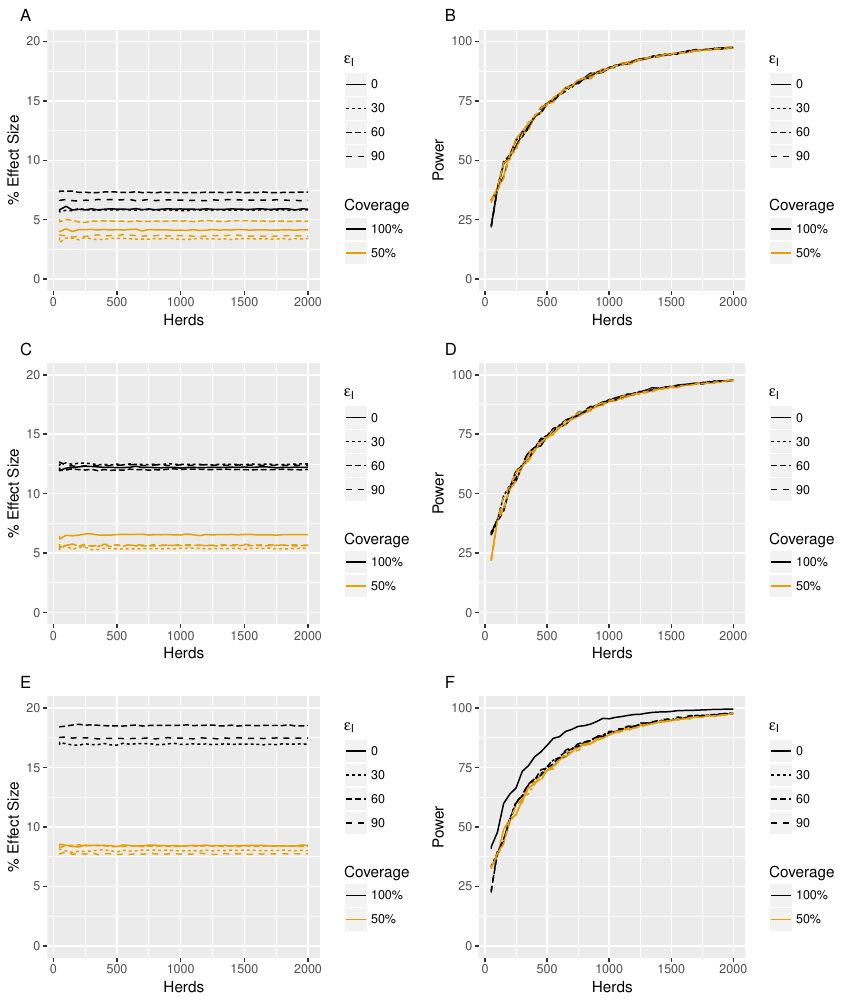

Write R code to recreate this figure.
require(ggplot2)
require(grid)
require(gridExtra)

load('../../simulations/Persistence/SORI/VEISweepSORIP.RData')

SweepByHerdP <-function(casesW,casesM,control,nherds)
{

#ARV = numeric(10000)

ARV = sapply(rep(nherds,10000),function(x,casesW,casesM,control)
{
i<-sample(1:length(casesW),x,replace=TRUE)
k<-sample(1:length(casesM),x,replace=TRUE)
j<-sample(1:length(control),x,replace=TRUE)
return(cbind(mean(control[j]-casesW[i]),mean(control[j]-casesM[k])))
},casesW=casesW,casesM=casesM,control=control)

MeffectW = mean(sample(control,1000000,replace=T)-sample(casesW,1000000,replace=TRUE))
MeffectM = mean(sample(control,1000000,replace=T)-sample(casesM,1000000,replace=TRUE))

power <- numeric(2)

power[1]=mean(ARV[1,] > (MeffectW - 0.05) & ARV[1,] < (MeffectW + 0.05))
power[2]=mean(ARV[2,] > (MeffectM - 0.05) & ARV[2,] < (MeffectM + 0.05))

effectW=quantile(ARV[1,],c(0.025,0.5,0.975))
effectM=quantile(ARV[2,],c(0.025,0.5,0.975))
effect=rbind(effectW,effectM)
return(data.frame(median=rowMeans(ARV),lower=effect[,1],upper=effect[,3],power=power))
}

source('PowerHerdLevelDurationVES30.R')
source('PowerHerdLevelDurationVES60.R')
source('PowerHerdLevelDurationVES90.R')

save.image('PaperFigure5.RData')

# Colour blind palette with grey:
cbPaletteG <- c("#999999", "#E69F00", "#56B4E9", "#009E73", "#F0E442", "#0072B2", "#D55E00", "#CC79A7")
    
# Colour blind palette with black:
cbPaletteB <- c("#000000", "#E69F00", "#56B4E9", "#009E73", "#F0E442", "#0072B2", "#D55E00", "#CC79A7")



p1=(ggplot(df30,aes(x=Herds,y=100*power,linetype=VEI,col=coverage)) + geom_line()  +  scale_x_continuous('Herds') + scale_y_continuous('Power',limits=c(0.0,100)))+ guides(linetype = guide_legend(order=1,title=expression(epsilon[I])),colour=guide_legend(order=2,title='Coverage'))+ scale_colour_manual(values=cbPaletteB) 
p2=(ggplot(df30,aes(x=Herds,y=100*median,ymin=lower,ymax=upper,linetype=VEI,col=coverage)) + geom_line()  +  scale_x_continuous('Herds') + scale_y_continuous('% Effect Size',limits=c(0,20)))+ guides(linetype = guide_legend(order=1,title=expression(epsilon[I])),colour=guide_legend(order=2,title='Coverage'))+ scale_colour_manual(values=cbPaletteB)

p3=(ggplot(df60,aes(x=Herds,y=100*power,linetype=VEI,col=coverage)) + geom_line()  +  scale_x_continuous('Herds') + scale_y_continuous('Power',limits=c(0.0,100)))+ guides(linetype = guide_legend(order=1,title=expression(epsilon[I])),colour=guide_legend(order=2,title='Coverage'))+ scale_colour_manual(values=cbPaletteB) 
p4=(ggplot(df60,aes(x=Herds,y=100*median,ymin=lower,ymax=upper,linetype=VEI,col=coverage)) + geom_line()  +  scale_x_continuous('Herds') + scale_y_continuous('% Effect Size',limits=c(0,20)))+ guides(linetype = guide_legend(order=1,title=expression(epsilon[I])),colour=guide_legend(order=2,title='Coverage'))+ scale_colour_manual(values=cbPaletteB) 

p5=(ggplot(df90,aes(x=Herds,y=100*power,linetype=VEI,col=coverage)) + geom_line()  +  scale_x_continuous('Herds') + scale_y_continuous('Power',limits=c(0.0,100)))+ guides(linetype = guide_legend(order=1,title=expression(epsilon[I])),colour=guide_legend(order=2,title='Coverage'))+ scale_colour_manual(values=cbPaletteB) 
p6=(ggplot(df90,aes(x=Herds,y=100*median,ymin=lower,ymax=upper,linetype=VEI,col=coverage)) + geom_line()  +  scale_x_continuous('Herds') + scale_y_continuous('% Effect Size',limits=c(0,20)))+ guides(linetype = guide_legend(order=1,title=expression(epsilon[I])),colour=guide_legend(order=2,title='Coverage'))+ scale_colour_manual(values=cbPaletteB)


A.grob <- textGrob(
    label = "A",
    x = unit(1, "lines"), 
    y = unit(0, "lines"),
    hjust = 0, vjust = 0,
    gp = gpar(fontsize = 12))

B.grob <- textGrob(
    label = "B",
    x = unit(1, "lines"), 
    y = unit(0, "lines"),
    hjust = 0, vjust = 0,
    gp = gpar(fontsize = 12))
    
C.grob <- textGrob(
    label = "C",
    x = unit(1, "lines"), 
    y = unit(0, "lines"),
    hjust = 0, vjust = 0,
    gp = gpar(fontsize = 12))

D.grob <- textGrob(
    label = "D",
    x = unit(1, "lines"), 
    y = unit(0, "lines"),
    hjust = 0, vjust = 0,
    gp = gpar(fontsize = 12))

E.grob <- textGrob(
    label = "E",
    x = unit(1, "lines"), 
    y = unit(0, "lines"),
    hjust = 0, vjust = 0,
    gp = gpar(fontsize = 12))

F.grob <- textGrob(
    label = "F",
    x = unit(1, "lines"), 
    y = unit(0, "lines"),
    hjust = 0, vjust = 0,
    gp = gpar(fontsize = 12))
    

pdf('Figure5.pdf',height=2.5*4,width=8.5,family='Helvetica',pointsize=12)
grid.arrange(arrangeGrob(p2,top=A.grob),arrangeGrob(p1,top=B.grob), arrangeGrob(p4,top=C.grob),arrangeGrob(p3,top=D.grob),arrangeGrob(p6,top=E.grob),arrangeGrob(p5,top=F.grob), ncol = 2, 
             layout_matrix = cbind(c(1,3,5),c(2,4,6)))
dev.off()
